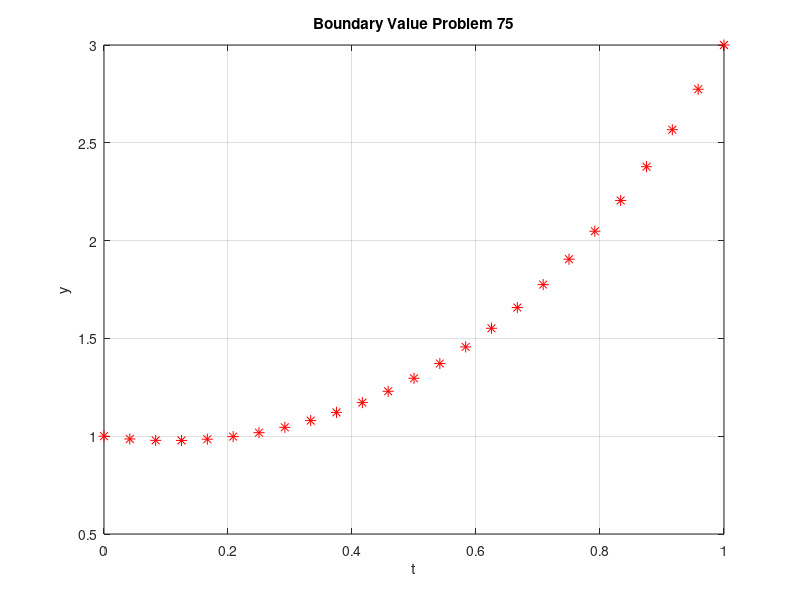

Here is the MATLAB script that generated this plot: (Note: this script raises an error after producing the figure.)
% y'' = 4 .* y; y(0) = 1; y(1) = 3;
yexact = @(t) (3 - exp(-2)) / (exp(2) - exp(-2)) * exp(2 .* t) + ...
    (exp(2) - 3) / (exp(2) - exp(-2)) * exp(-2 .* t);

t = linspace(0, 1, 25);
% plot the curve
plot(t, yexact(t), '*r', 'MarkerSize', 8);
xlabel('t');
ylabel('y');
title('Boundary Value Problem 75');
grid on;
hold on;

f1 = @(t, y, w) w;
f2 = @(t, y, w) 4 * y;
% Now we will solve it using shooting method
h = 0.125 / 8;
t0 = 0; tf = 1;
y0 = 1;
yend = 3;

guess1 = -1; 
guess2 = -2;

[t1, y1, w1] = sys2odesRK2(f1, f2, t0, tf, y0, guess1, h);
[t2, y2, w2] = sys2odesRK2(f1, f2, t0, tf, y0, guess2, h);

err1 = y1(end) - yend;
err2 = y2(end) - yend;

while abs(err2) > 1e-6
    guess = guess1 - err1 * (guess2 - guess1) / (err2 - err1);
    [t, y, w] = sys2odesRK2(f1, f2, t0, tf, y0, guess, h);
    err = y(end) - yend;
    guess1 = guess2;
    err1 = err2;
    guess2 = guess;
    err2 = err;
    fprintf("Guess: %f, Error: %f\n", guess, err);
end

plot(t, y, 'k', 'LineWidth', 1.5);
legend('Exact Solution', 'Numerical Solution', 'Location', 'best');
